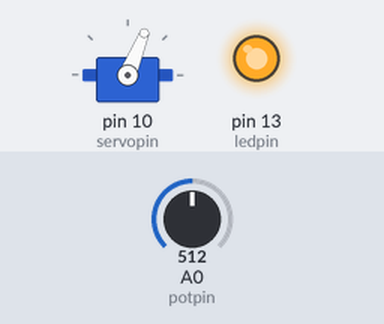
This sketch was run on a simulated Arduino Uno, built with avr-gcc and run on an emulated ATmega328P. Shown: servo, output pins drawn as LEDs (lit = HIGH). The test bench sets the inputs (shaded band); at power-on: A0 (potpin) = 512.

Above: at 1.2 s.
1.3 s: A0 (potpin) set to 393
2.8 s: A0 (potpin) set to 379
At 3.4 s:
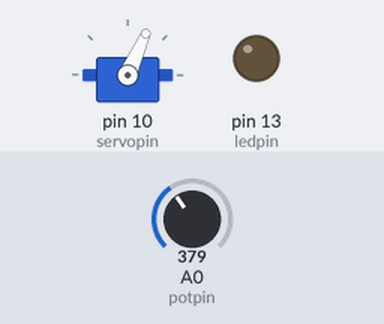
4.3 s: A0 (potpin) set to 306
At 4.7 s:
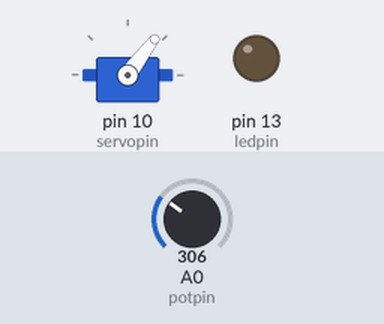
5.8 s: A0 (potpin) set to 122
At 7.0 s:
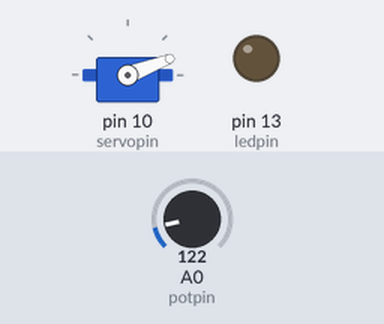
7.3 s: A0 (potpin) set to 58
At 8.5 s:
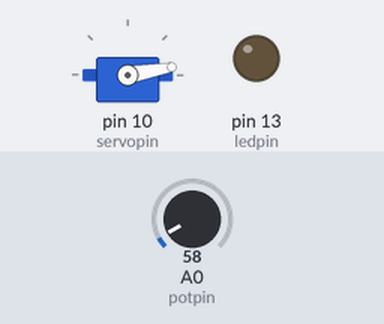
8.8 s: A0 (potpin) set to 511
At 9.7 s:
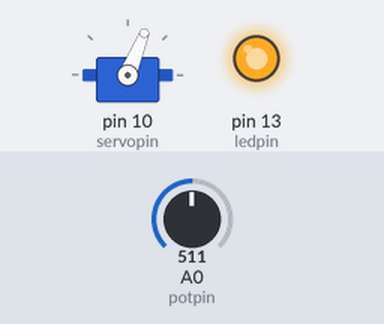
Timing chart, 0 to 11.3 s (numbered marks = the images above; inputs shaded):
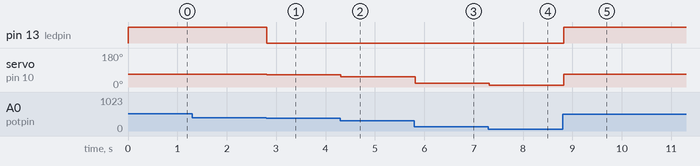

The sketch:

horizon_task_2_code.ino
```cpp
#include <Servo.h>
Servo s1;

//pin labels;
int servopin = 10;
int ledpin = 13;
int potpin = A0;

// pin setup;
void setup() {
  s1.attach(servopin);
  pinMode(ledpin,OUTPUT);
}


void loop() {
  // reading input from potentiometer
  int reading = analogRead(potpin);
  // converting to potentiometer angle
  int p_angle = map(reading,0,1023,0,180);
  // declaring servo motor angle
  int s_angle = 0;
  if (p_angle >= 68) {
    s_angle = 68;
    // LED ON
    digitalWrite(ledpin,HIGH);
  }
  else {
    s_angle = p_angle;
    // LED OFF
    digitalWrite(ledpin,LOW);
  }
  s1.write(s_angle);
  delay(100);
}
```

Measured:
- the behaviour switches between 387 and 386 on A0 (potpin) (found by bisection; images 0 and 1)
- after the input at 1.3 s, every drawn part: stays the same
- after the input at 2.8 s, pin 13 (ledpin): HIGH → LOW at once; servo on pin 10 (servopin): 68° → 66° at once
- after the input at 4.3 s, servo on pin 10 (servopin): 66° → 53° at once
- after the input at 5.8 s, servo on pin 10 (servopin): 53° → 21° at once
- after the input at 7.3 s, servo on pin 10 (servopin): 21° → 10° at once
- after the input at 8.8 s, pin 13 (ledpin): LOW → HIGH at once; servo on pin 10 (servopin): 10° → 68° at once
